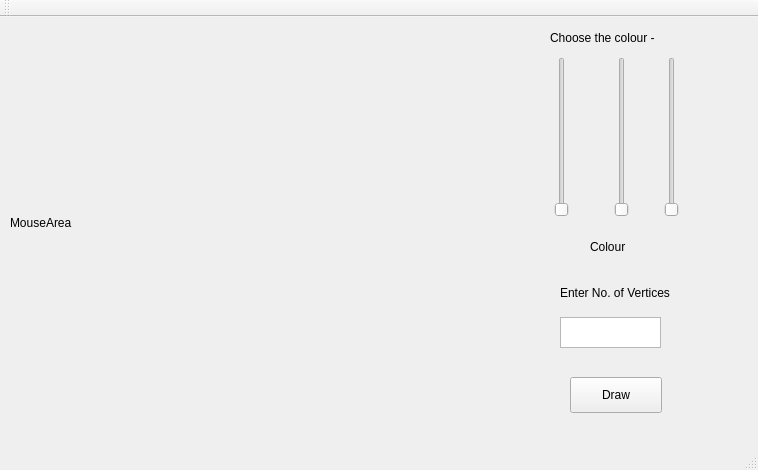
<?xml version="1.0" encoding="UTF-8"?>
<ui version="4.0">
 <class>MainWindow</class>
 <widget class="QMainWindow" name="MainWindow">
  <property name="geometry">
   <rect>
    <x>0</x>
    <y>0</y>
    <width>758</width>
    <height>470</height>
   </rect>
  </property>
  <property name="windowTitle">
   <string>MainWindow</string>
  </property>
  <widget class="QWidget" name="centralWidget">
   <widget class="QLabel" name="label">
    <property name="geometry">
     <rect>
      <x>10</x>
      <y>0</y>
      <width>471</width>
      <height>411</height>
     </rect>
    </property>
    <property name="text">
     <string>MouseArea</string>
    </property>
   </widget>
   <widget class="QPushButton" name="pushButton_2">
    <property name="geometry">
     <rect>
      <x>570</x>
      <y>360</y>
      <width>92</width>
      <height>36</height>
     </rect>
    </property>
    <property name="text">
     <string>Draw</string>
    </property>
   </widget>
   <widget class="QTextEdit" name="textEdit">
    <property name="geometry">
     <rect>
      <x>560</x>
      <y>300</y>
      <width>101</width>
      <height>31</height>
     </rect>
    </property>
   </widget>
   <widget class="QLabel" name="label_2">
    <property name="geometry">
     <rect>
      <x>560</x>
      <y>260</y>
      <width>151</width>
      <height>31</height>
     </rect>
    </property>
    <property name="text">
     <string>Enter No. of Vertices</string>
    </property>
   </widget>
   <widget class="QLabel" name="label_3">
    <property name="geometry">
     <rect>
      <x>550</x>
      <y>10</y>
      <width>141</width>
      <height>21</height>
     </rect>
    </property>
    <property name="text">
     <string>Choose the colour - </string>
    </property>
   </widget>
   <widget class="QSlider" name="verticalSlider">
    <property name="geometry">
     <rect>
      <x>550</x>
      <y>40</y>
      <width>24</width>
      <height>160</height>
     </rect>
    </property>
    <property name="orientation">
     <enum>Qt::Vertical</enum>
    </property>
   </widget>
   <widget class="QSlider" name="verticalSlider_2">
    <property name="geometry">
     <rect>
      <x>610</x>
      <y>40</y>
      <width>24</width>
      <height>160</height>
     </rect>
    </property>
    <property name="orientation">
     <enum>Qt::Vertical</enum>
    </property>
   </widget>
   <widget class="QSlider" name="verticalSlider_3">
    <property name="geometry">
     <rect>
      <x>660</x>
      <y>40</y>
      <width>24</width>
      <height>160</height>
     </rect>
    </property>
    <property name="orientation">
     <enum>Qt::Vertical</enum>
    </property>
   </widget>
   <widget class="QLabel" name="label_4">
    <property name="geometry">
     <rect>
      <x>590</x>
      <y>220</y>
      <width>63</width>
      <height>20</height>
     </rect>
    </property>
    <property name="text">
     <string>Colour</string>
    </property>
   </widget>
  </widget>
  <widget class="QMenuBar" name="menuBar">
   <property name="geometry">
    <rect>
     <x>0</x>
     <y>0</y>
     <width>758</width>
     <height>28</height>
    </rect>
   </property>
  </widget>
  <widget class="QToolBar" name="mainToolBar">
   <attribute name="toolBarArea">
    <enum>TopToolBarArea</enum>
   </attribute>
   <attribute name="toolBarBreak">
    <bool>false</bool>
   </attribute>
  </widget>
  <widget class="QStatusBar" name="statusBar"/>
 </widget>
 <layoutdefault spacing="6" margin="11"/>
 <resources/>
 <connections/>
</ui>
